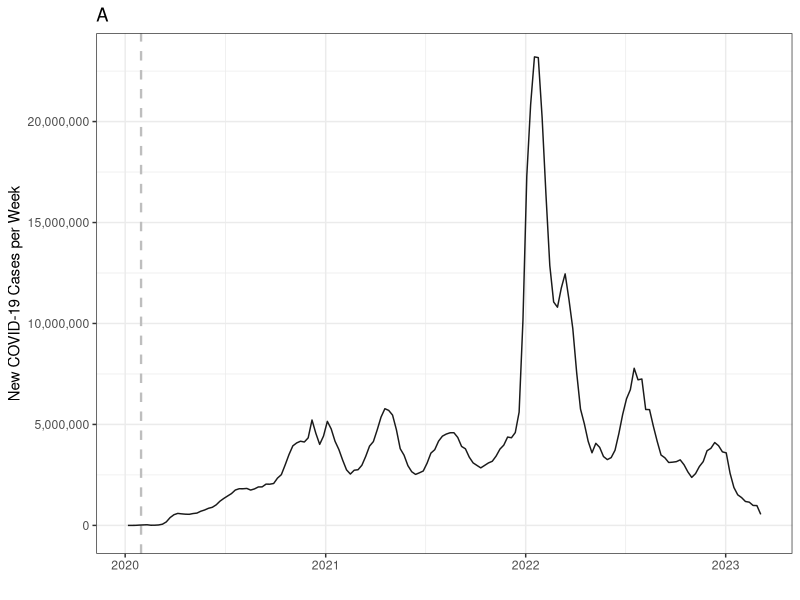
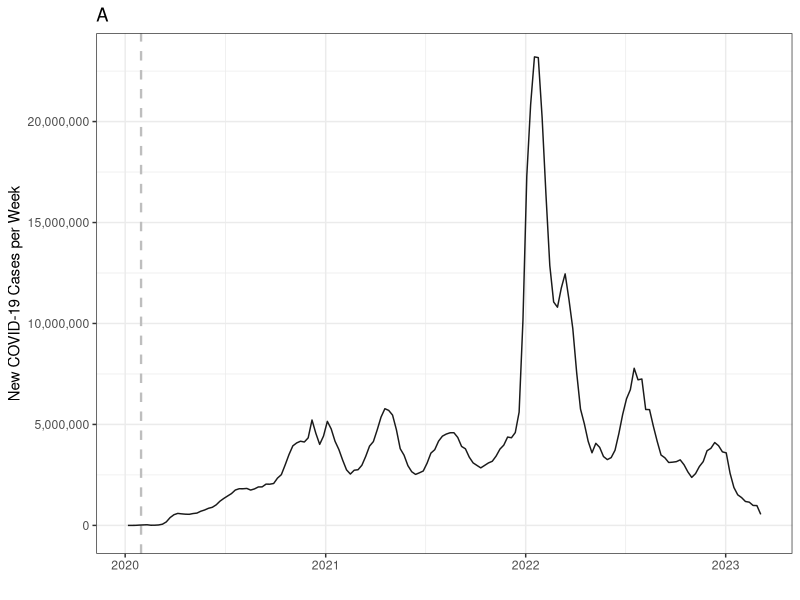

The R script that drew these images, in order:
library(readr)
library(ggplot2)
library(dplyr)
library(tidyverse)
library(lubridate)

##Load data
co.raw <- read.csv("mergeddonscovid.csv")

##Mutate to pull out the cases by week
co.raw$Date <- mdy(co.raw$Date)
co.raw %>% 
  mutate(date = as.Date(Date)) %>% 
  group_by(week = isoweek(Date), year = isoyear(Date)) %>% 
  summarise(weekCases = sum(New)) -> codon

#Week calendar for duration of Covid data
data.frame(date=seq(as.Date("2020/1/1"), as.Date("2023/12/31"), by="day")) %>%
  mutate(week=isoweek(date),year=isoyear(date)) %>%
  group_by(year,week) %>%
  summarise(weekdate=min(date)) -> week_calendar2

codon %>%
  left_join(week_calendar2) -> codon

A <- ggplot(codon, aes(x = weekdate, y = weekCases)) +
  theme_bw() + 
  #geom_point(data = noco2,
  #aes(x = as.Date(Date),
  #y = weekcases, 
  #size = wordcount,
  # size = 1, 
  #color = "DON Report Word Count"),
  #color = '#ff854fff', 
  #alpha = 0.6,
  # shape = 16) +
  #labs(size = "Words per Report") +
  #scale_size_continuous(range = c(1, 15), limits = c(1,6500)) +
geom_vline(xintercept = as.numeric(as.Date("2020-01-30")), 
           color = "grey", 
           linetype = "dashed", 
           size = 0.8) +
  geom_line(color = "gray10") +
  labs(title = "A",
       x = "",
       y = "New COVID-19 Cases per Week") +
  theme(panel.background = element_blank(),
        legend.key = element_blank(),
        legend.position = "right") +
  labs(fill = "Reporting frequency") +
  scale_y_continuous(limits = c(-0.01*max(codon$weekCases), 1*max(codon$weekCases)),
                     #breaks = seq(from = 0, to = 25000000, by = 5000000),
                     labels = scales::comma_format()); A
print(A)
